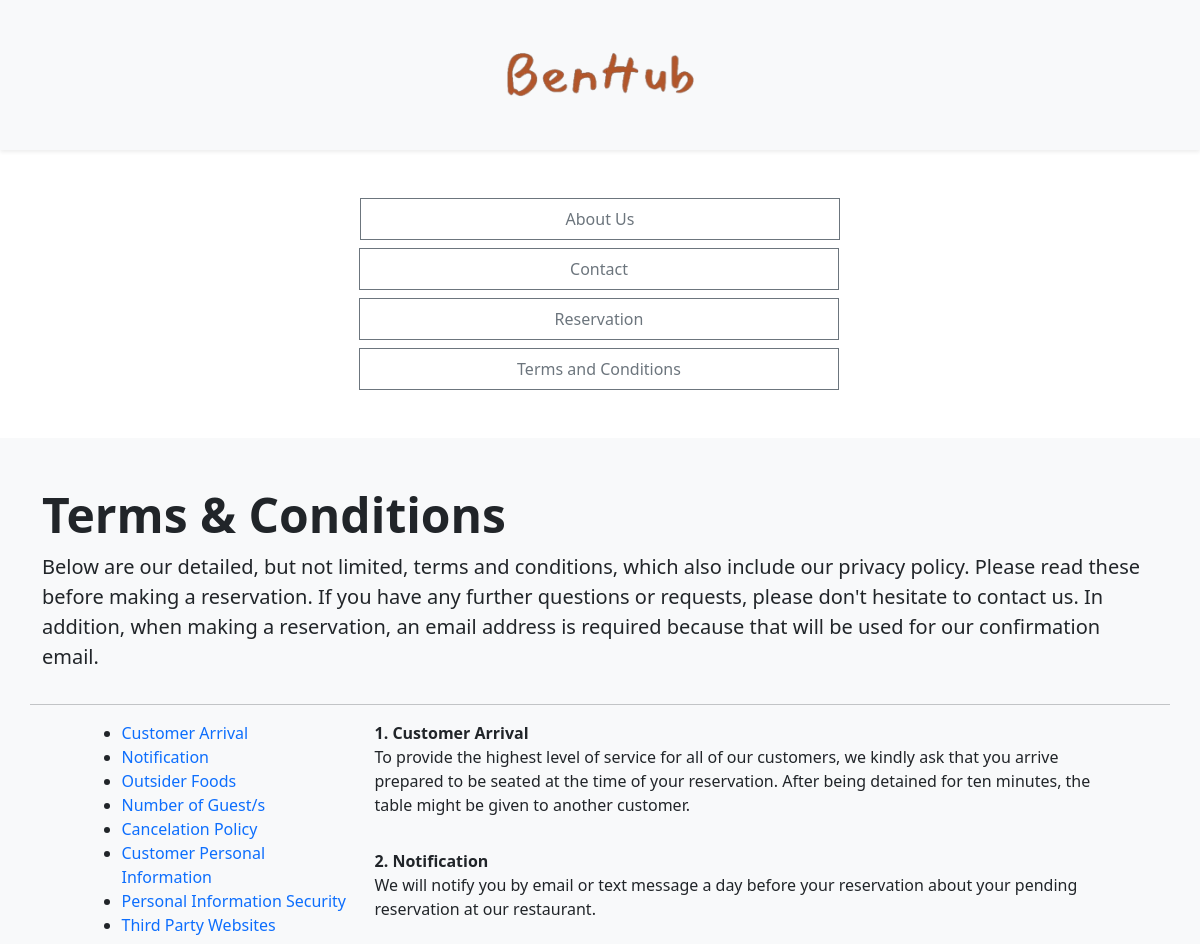
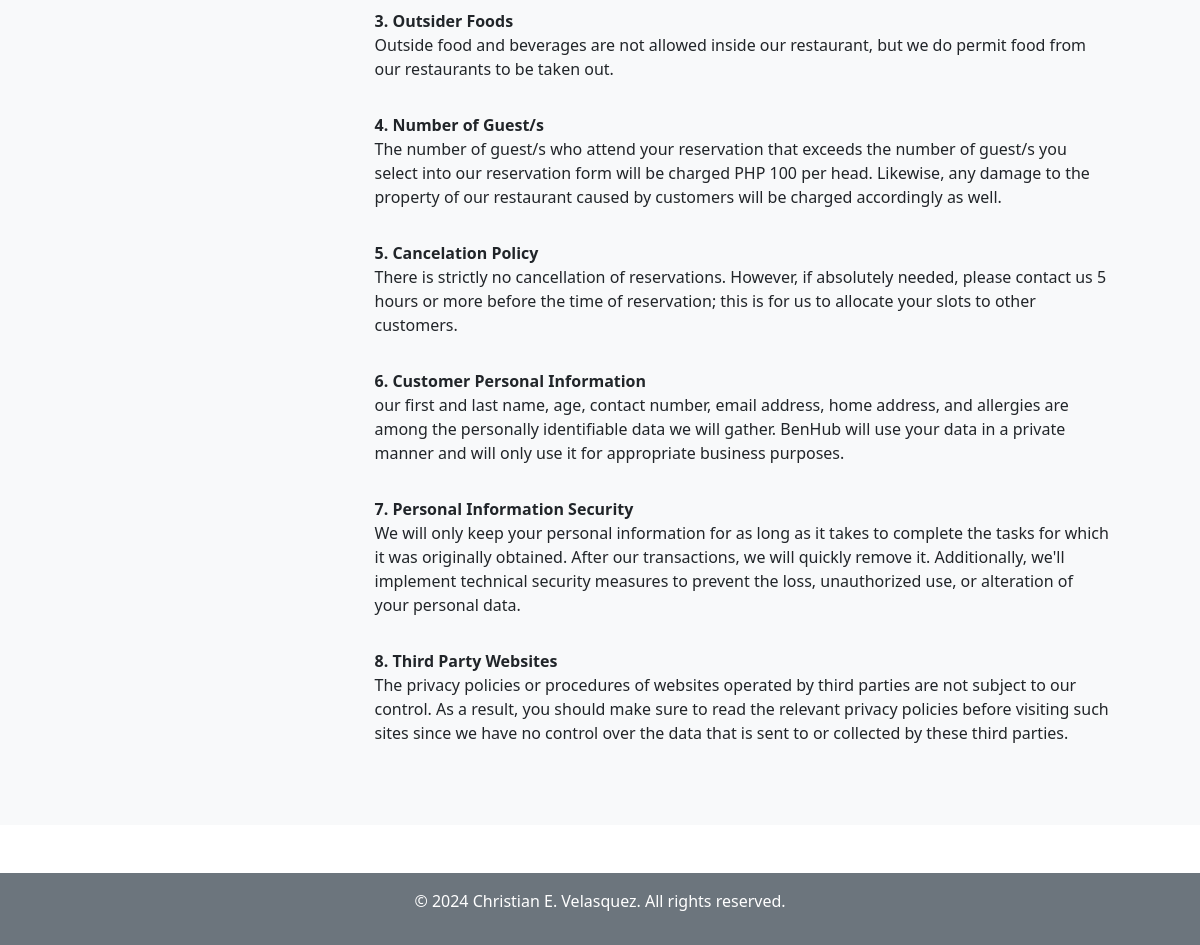
Page /tc_index.php on the committed database (2 pictures, top to bottom).
### tables this page shows
CREATE TABLE `terms_conditions` (
  `tc_num` int(11) DEFAULT NULL,
  `tc_title` varchar(1000) DEFAULT NULL,
  `tc_description` varchar(1000) DEFAULT NULL
);

### sub_dbtcd.php (the view, shortened to what this page needs)
<?php
require("dbconnection.php");
$tc_description = "SELECT * FROM terms_conditions ORDER BY tc_num ASC";
$tcdQuery = $dbConnect->prepare($tc_description);
$tcdQuery->execute();
$tcdResults = $tcdQuery->get_result();
if ($tcdResults->num_rows > 0) {
  while ($tcdRow = $tcdResults->fetch_assoc()) {
    echo "<section id='tc$tcdRow[tc_num]'>
            <div class='row align-items-center mb-2'>
              <div class='col'>
                <p class='fw-bold mb-0'>$tcdRow[tc_num]. $tcdRow[tc_title]</p>
              </div>
              <p class='mb-4'>$tcdRow[tc_description]</p>
            </div>
          </section>";
  }
}
?>

### tc_index.php (shortened to what this page needs)
<!DOCTYPE html>
<html lang="en">
<head>
  <link rel="stylesheet" href="bootstrap/css/bootstrap.min.css?v=5.3">
  <link rel="stylesheet" href="https://cdn.jsdelivr.net/npm/bootstrap-icons@1.11.0/font/bootstrap-icons.css">
</head>
<body>
  <?php
  include "extras/header.php";
  include "extras/nav_index.php";
  ?>
  <main id="terms_conditions" class="bg-light px-5 px-lg-0 py-5 my-5">
    <div class="container-lg">
      <div class="row justify-content-center">
        <h1 class="display-5 fw-bold">Terms & Conditions</h1>
        <p class="lead">Below are our detailed, but not limited, terms and conditions, which also include our privacy policy. Please read these before making a reservation. If you have any further questions or requests, please don't hesitate to contact us. In addition, when making a reservation, an email address is required because that will be used for our confirmation email.</p>
        <hr class="my-3">
        <div class='col-lg-3 mb-4 mb-lg-0'>
          <?php include "sub_dbtct.php"; ?>
        </div>
        <div class='col-lg-8'>
          <?php include "sub_dbtcd.php"; ?>
        </div>
      </div>
    </div>
  </main>
  <?php include "extras/copyright.php" ?>
</body>
</html>

### extras/header.php
<div class="container-fluid bg-light px-4 px-md-0 py-5 mb-5 text-start text-md-center shadow-sm">
  <a href="index.php">
    <img src="images/benhub.png" alt="BenHub Logo" width="200" height="60" class="img-fluid">
  </a>
</div>

### extras/nav_index.php
<div class="container-fluid px-5 px-lg-0">
  <div class="text-center">
    <div class="btn-group row g-2">
      <a href="index.php#about_us" class="btn btn-outline-secondary py-2 rounded-0">About Us</a>
      <a href="index.php#contact" class="btn btn-outline-secondary py-2">Contact</a>
      <a href="reservation.php#reservation" class="btn btn-outline-secondary py-2">Reservation</a>
      <a href="tc_index.php#terms_conditions" class="btn btn-outline-secondary py-2 rounded-0">Terms and Conditions</a>
    </div>
  </div>
</div>

### sub_dbtct.php (shortened to what this page needs)
<?php
require("dbconnection.php");
$tc_title = "SELECT tc_num, tc_title FROM terms_conditions ORDER BY tc_num ASC";
$tctQuery = $dbConnect->prepare($tc_title);
$tctQuery->execute();
$tctResults = $tctQuery->get_result();
if ($tctResults->num_rows > 0) {
  while ($tctRow = $tctResults->fetch_assoc()) {
    echo "<ul class='mb-0'>
            <li><a href='#tc$tctRow[tc_num]' class='text-decoration-none'>$tctRow[tc_title]</a></li>
          </ul>";
  }
} else {
  echo "<ul class='mb-0'>
            <li>no data yet.</li>
        </ul>";
}
?>

### extras/copyright.php
<div class="container-fluid bg-secondary py-3 text-center text-white">
  <p>&copy; 2024 Christian E. Velasquez. All rights reserved.</p>
</div>

### rows in the picture
terms_conditions: tc_title "Customer Arrival", tc_num "1", tc_description "To provide the highest level of service for all of our customers, we kindly ask that you arrive prepared to be seated at the time of your reservation. After being detained for ten minutes, the table might be given to another customer."
terms_conditions: tc_title "Notification", tc_num "2", tc_description "We will notify you by email or text message a day before your reservation about your pending reservation at our restaurant."
terms_conditions: tc_title "Outsider Foods", tc_num "3", tc_description "Outside food and beverages are not allowed inside our restaurant, but we do permit food from our restaurants to be taken out."
terms_conditions: tc_title "Number of Guest/s", tc_num "4", tc_description "The number of guest/s who attend your reservation that exceeds the number of guest/s you select into our reservation form will be charged PHP 100 per head. Likewise, any damage to the property of our restaurant caused by customers will be charged accordingly as well."
terms_conditions: tc_title "Cancelation Policy", tc_num "5", tc_description "There is strictly no cancellation of reservations. However, if absolutely needed, please contact us 5 hours or more before the time of reservation; this is for us to allocate your slots to other customers."
terms_conditions: tc_title "Customer Personal Information", tc_num "6", tc_description "our first and last name, age, contact number, email address, home address, and allergies are among the personally identifiable data we will gather. BenHub will use your data in a private manner and will only use it for appropriate business purposes."
terms_conditions: tc_title "Personal Information Security", tc_num "7", tc_description "We will only keep your personal information for as long as it takes to complete the tasks for which it was originally obtained. After our transactions, we will quickly remove it. Additionally, we'll implement technical security measures to prevent the loss, unauthorized use, or alteration of your personal data."
terms_conditions: tc_title "Third Party Websites", tc_num "8", tc_description "The privacy policies or procedures of websites operated by third parties are not subject to our control. As a result, you should make sure to read the relevant privacy policies before visiting such sites since we have no control over the data that is sent to or collected by these third parties."
